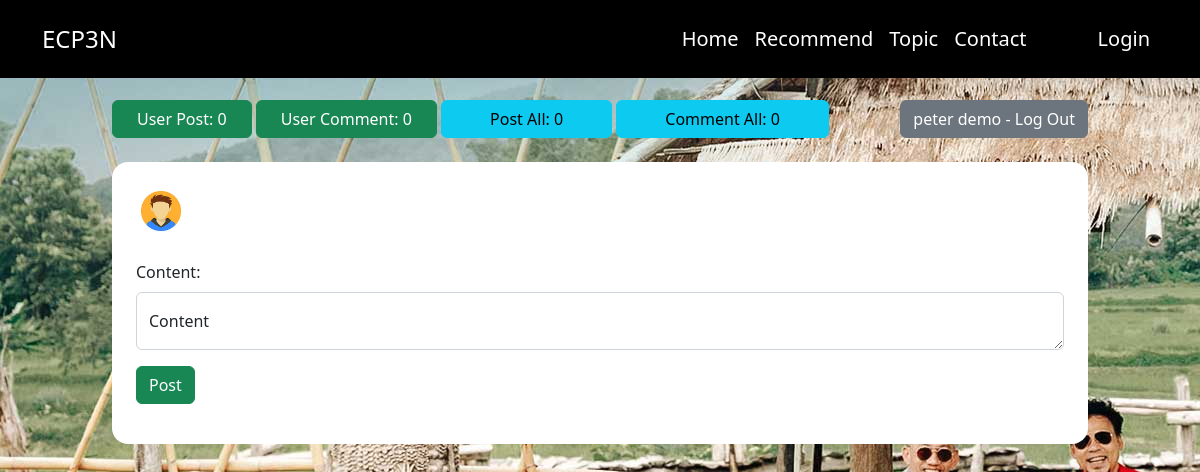
/topic.php (signed in), run on an earlier commit of the app's database.
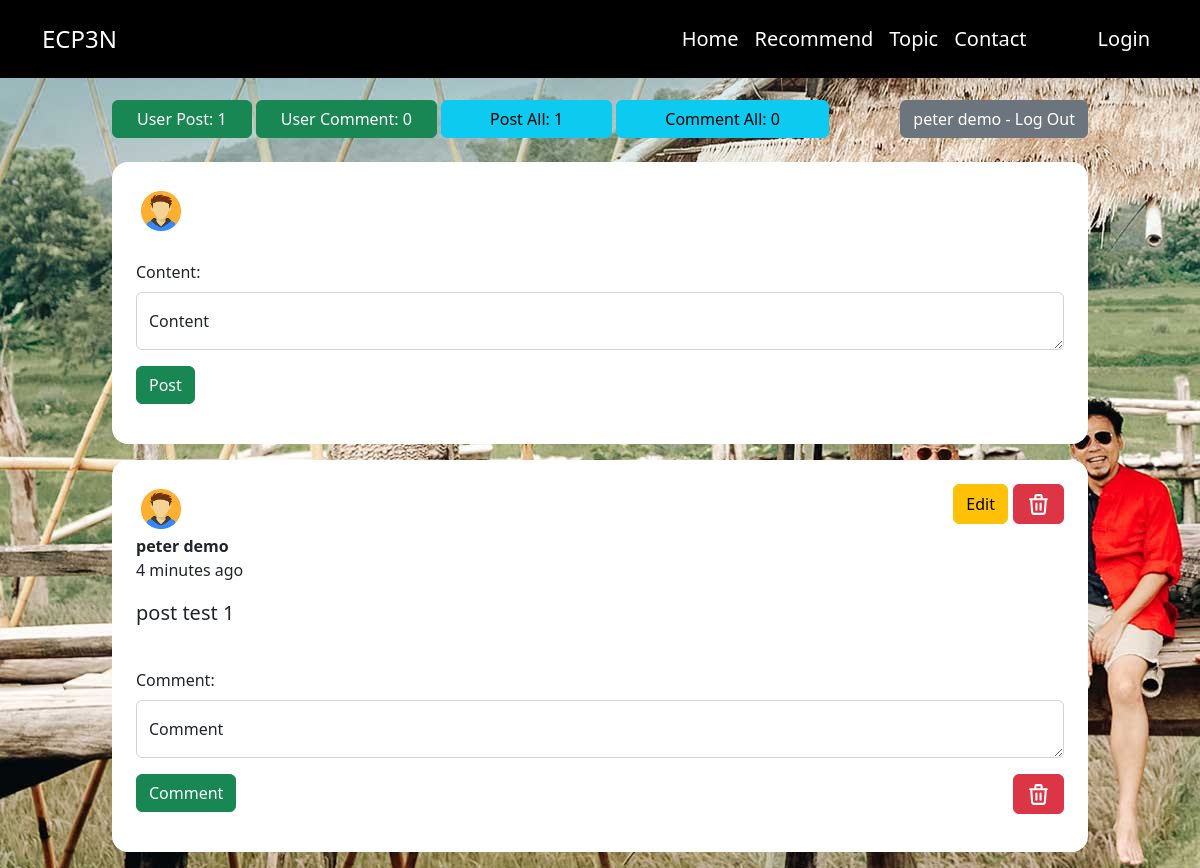
And on a later commit of the database.
### tables this page shows
CREATE TABLE `user` (
  `user_id` int(11) NOT NULL,
  `username` varchar(200) NOT NULL,
  `password` varchar(200) NOT NULL,
  `firstname` varchar(200) NOT NULL,
  `lastname` varchar(200) NOT NULL
);

CREATE TABLE `post` (
  `post_id` int(11) NOT NULL,
  `user_id` int(11) NOT NULL,
  `content` varchar(500) NOT NULL,
  `date_created` varchar(500) NOT NULL
);

### components/session.php (called while the page is built, shortened)
<?php
$user_id=$_SESSION['id'];
$member_query = mysqli_query($conn,"select * from user where user_id = '$user_id'")or die(mysqli_error());
$member_row = mysqli_fetch_array($member_query);
?>

### components/count_content.php (called while the page is built)
<?php
include "./dbconn.php";
$sql1 = "SELECT * FROM post ORDER BY content DESC";
$sql2 = "SELECT * FROM comment ORDER BY content DESC";
$sql3 = "SELECT * FROM post where user_id = '$user_id' ORDER BY content DESC";
$sql4 = "SELECT * FROM comment where user_id = '$user_id' ORDER BY content DESC";
$result1 = mysqli_query($conn,$sql1);
$countpost = $result1->num_rows;
$result2 = mysqli_query($conn,$sql2);
$countcomment = $result2->num_rows;
$result3 = mysqli_query($conn,$sql3);
$countpost_user = $result3->num_rows;
$result4 = mysqli_query($conn,$sql4);
$countcomment_user = $result4->num_rows;
?>

### topic.php (the view, shortened to what this page needs)
<?php include('dbconn.php'); ?>
<?php include('./components/session.php'); ?>
<?php include('./components/comment.php'); ?>
<?php include "./components/count_content.php"; ?>
<!DOCTYPE html>
<html>
<head>
    <link rel="stylesheet" href="https://cdn.jsdelivr.net/npm/bootstrap@5.2.3/dist/css/bootstrap.min.css">
</head>
<body>
    <nav class="navbar fixed-top navbar-expand-lg navbar-dark p-md-3" style="background-color: #000;">
        <div class="container">
            <a class="navbar-brand fs-4" href="#">ECP3N</a>
            <div class="collapse navbar-collapse" id="navbarNav">
                <ul class="navbar-nav">
                    <li class="nav-item">
                        <a class="nav-link text-white fs-5" href="./home.php">Home</a>
                    </li>
                    <li class="nav-item">
                        <a class="nav-link text-white fs-5" href="./home.php #recommend">Recommend</a>
                    </li>
                    <li class="nav-item">
                        <a class="nav-link text-white fs-5" href="./topic.php">Topic</a>
                    </li>
                    <li class="nav-item">
                        <a class="nav-link text-white fs-5" href="./home.php #contact">Contact</a>
                    </li>
                    <li class="nav-item" style="margin-left: 55px">
                        <a class="nav-link text-white fs-5" href="login-register.php">Login</a>
                    </li>
                </ul>
            </div>
        </div>
    </nav>
    <div class="container " style="margin-top: 100px; width: 1000px;">
        <div style="display: flex; justify-content: space-between;" class="mb-4">
            <div>
                <button type="button" class="btn btn-success px-4">
                    User Post: <?php echo $countpost_user; ?>
                </button>
                <button type="button" class="btn btn-success px-4">
                    User Comment: <?php echo $countcomment_user; ?>
                </button>
                <button type="button" class="btn btn-info px-5">
                    Post All: <?php echo $countpost; ?>
                </button>
                <button type="button" class="btn btn-info px-5">
                    Comment All: <?php echo $countcomment; ?>
                </button>
            </div>
            <?php
            if (isset($_SESSION['id'])) { ?>
                <a href="./logout.php" style="">
                    <button type="button" class="btn btn-secondary">
                        <?php echo $member_row['firstname'] . " " . $member_row['lastname']; ?> - Log Out
                    </button>
                </a>
            <?php
            }
            ?>
        </div>
        <?php
        if (isset($_SESSION['id'])) {
        ?>
            <section class="container p-4 bg-white rounded-4 mb-3 " style="background-color: #d9d9d9;">
                <div>
                    <img src="./styles/image/avatar.jpg" class="rounded-circle" alt="User Profile Picture" style="width: 50px;">
                </div>
                <form method="post">
                    <label for="inputEmail4" class="form-label mt-4">Content:</label>
                    <div class="form-floating ">
                        <textarea name="post_content" class="form-control" placeholder="Leave a comment here" id="floatingTextarea"></textarea>
                        <label for="floatingTextarea">Content</label>
                        <button name="post" class="btn btn-success mt-3 mb-3">Post</button>
                    </div>
                </form>
            </section>
        <?php
        }
        ?>
        <?php
        $query = mysqli_query($conn, "SELECT *,UNIX_TIMESTAMP() - date_created AS TimeSpent from post LEFT JOIN user on user.user_id = post.user_id order by post_id DESC") or die(mysqli_error());
        while ($post_row = mysqli_fetch_array($query)) {
            $id = $post_row['post_id'];
            $posted_by = $post_row['firstname'] . " " . $post_row['lastname'];
            $content = $post_row['content'];
        ?>
            <section class="container p-4 bg-white rounded-4 mb-3">
                <div style="float: right; display: flex;">
                    <?php
                    if (isset($_SESSION['id'])) {
                    ?>
                        <button type="button" class="btn btn-warning" data-bs-toggle="modal" data-bs-target="#myModal" style="margin-right: 5px;">
                            Edit
                        </button>
                        <a style="text-decoration:none; float:right;" href="deletepost.php<?php echo '?id=' . $id; ?>">
                            <button type="button" class="btn btn-danger">
                            </button>
                        </a>
                    <?php
                    }
                    ?>
                </div>
                <div class="rounded-circle ">
                    <img src="./styles/image/avatar.jpg" class="rounded-circle" alt="User Profile Picture" style="width: 50px;">
                    <div class="user-info">
                        <strong>
                            <?php echo $posted_by; ?>
                        </strong>
                        <p>
                            <?php
                            $days = floor($post_row['TimeSpent'] / (60 * 60 * 24));
                            $remainder = $post_row['TimeSpent'] % (60 * 60 * 24);
                            $hours = floor($remainder / (60 * 60));
                            $remainder = $remainder % (60 * 60);
                            $minutes = floor($remainder / 60);
                            if ($days > 0)
                                echo date('F d, Y - H:i:sa', $post_row['date_created']);
                            elseif ($days == 0 && $hours == 0 && $minutes == 0)
                                echo "A few seconds ago";
                            elseif ($days == 0 && $hours == 0)
                                echo $minutes . ' minutes ago';
                            ?>
                        </p>
                    </div>
                </div>
                <p class="fs-5">
                    <?php
                    echo $content;
                    ?>
                </p>
                <form method="post">
                    <?php
                    if (isset($_SESSION['id'])) {
                    ?>
                        <label for="inputEmail4" class="form-label mt-4">Comment:</label>
                        <div class="form-floating">
                            <textarea name="comment_content" class="form-control" placeholder="Leave a comment here" id="floatingTextarea"></textarea>
                            <label for="floatingTextarea">Comment</label>
                            <button name="comment" type="submit" class="btn btn-success mt-3 mb-3">Comment</button>
                            <a class="mt-3" style="text-decoration:none; float:right;" href="deletecomment.php<?php echo '?id=' . $id; ?>">
                                <button type="button" class="btn btn-danger">
                                </button>
                            </a>
                        </div>
                    <?php
                    }
                    ?>
                        <?php
                        include "./components/view_comment.php";
                        ?>
                </form>
            </section>
        <?php
        }
        ?>
</body>
</html>

### components/view_comment.php (shortened to what this page needs)
<!DOCTYPE html>
<html lang="en">
<head>
</head>
<body>
</body>
</html>

### topic.php (style rules this page uses)
body { background-color: #d9d9d9; background-image: url("./styles//image//image-bg-topic.jpg"); background-repeat: no-repeat; background-attachment: fixed; }

What changed in the data, as far as the page shows it:
added post: user.lastname "peter demo", minutes "4", content "post test 1"
Also different on the page:
$countpost_user: "0" → "1"
$countpost: "0" → "1"
